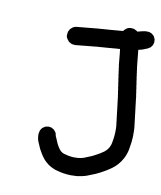
#> input picture testimg.png, 161 x 195 px
$ jupyter execute --allow-errors character_classification.ipynb
#> lines starting #> are read from the running program, lines starting #| are printed output that depends on the picture
#> (reads iris_classifier_model.pkl from the repository)
[cell 1]
import pickle
# load model from pickle file
#> (the rest of this cell did not finish here and is left out)

[cell 2]
import cv2
import matplotlib.pyplot as plt
import numpy as np
# Load the unknown image
unknown_image = cv2.imread('testimg.png')  # Replace 'unknown_image.jpg' with the path to your image
#> unknown_image is the input picture: shape (195, 161, 3); min 0, max 255, mean 212.3
unknown_image = cv2.cvtColor(unknown_image, cv2.COLOR_BGR2GRAY)
#> unknown_image: shape (195, 161)
# Resize the image to (40,40)
unknown_image = cv2.resize(unknown_image, (40,40))
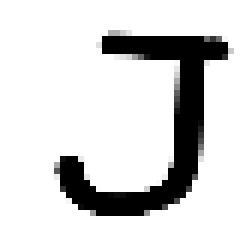
#> unknown_image: shape (40, 40) (shown 6 times larger); min 0, max 255, mean 212.1

# Normalize pixel values to the range [0, 1]
unknown_image = unknown_image/ 255.0
print(unknown_image.shape)
#| (40, 40)
plt.imshow(unknown_image)
